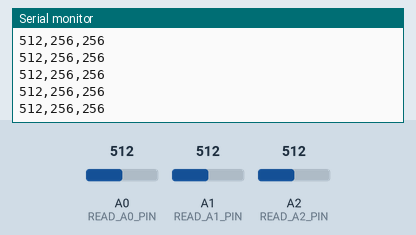
Bench run of a sketch on a simulated ATtiny85, built with avr-gcc and run on an emulated ATtiny85. On the bench: the last lines printed to the serial monitor. Inputs (shaded band) come from the test bench; at power-on: A0 (READ_A0_PIN) = 512, A1 (READ_A1_PIN) = 512, A2 (READ_A2_PIN) = 512.

Above: at 1.2 s.
1.3 s: A0 (READ_A0_PIN) set to 716
At 2.3 s:
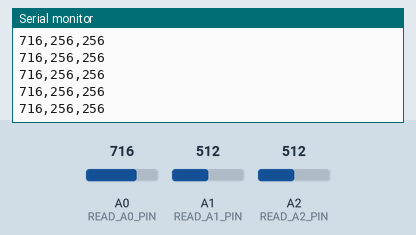
2.8 s: A1 (READ_A1_PIN) set to 716
At 3.3 s:
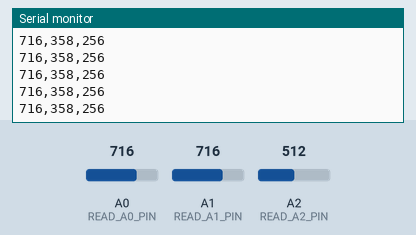
4.3 s: A2 (READ_A2_PIN) set to 716
At 5.4 s:
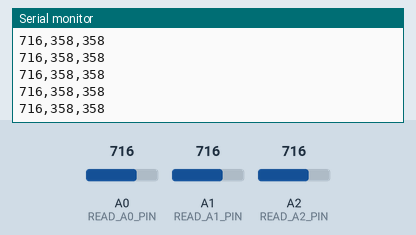
5.8 s: A0 (READ_A0_PIN) set to 900
At 6.5 s:
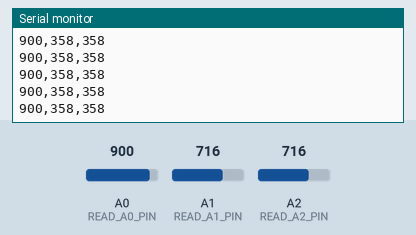
7.3 s: A1 (READ_A1_PIN) set to 900
At 7.8 s:
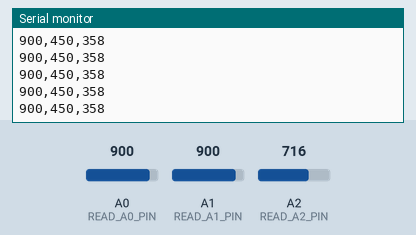
8.8 s: A2 (READ_A2_PIN) set to 900
At 9.6 s:
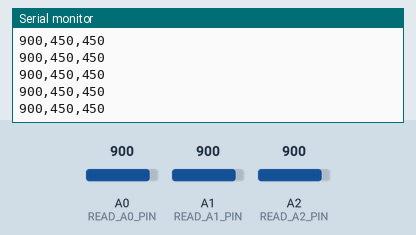
Timing chart, 0 to 11.3 s (numbered marks = the images above; inputs shaded):
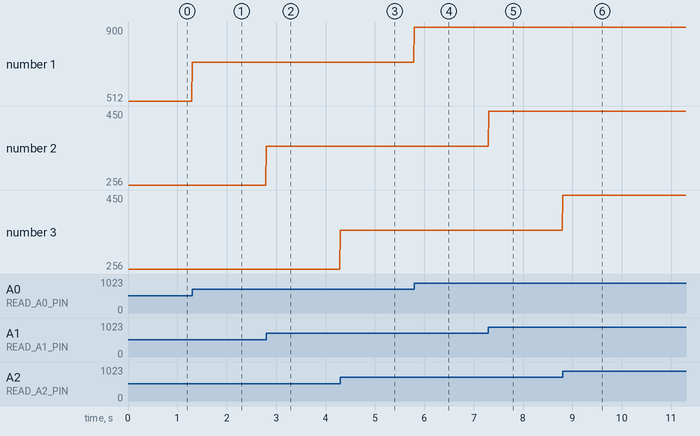

Measured:
- after the input at 1.3 s, the serial monitor: prints a new line at once (image 1)
- after the input at 2.8 s, the serial monitor: prints a new line at once (image 2)
- after the input at 4.3 s, the serial monitor: prints a new line at once (image 3)
- after the input at 5.8 s, the serial monitor: prints a new line at once (image 4)
- after the input at 7.3 s, the serial monitor: prints a new line at once (image 5)
- after the input at 8.8 s, the serial monitor: prints a new line at once (image 6)
- plotted number 1: 512 → 716 after the input at 1.3 s, 716 → 900 after the input at 5.8 s
- plotted number 2: 256 → 358 after the input at 2.8 s, 358 → 450 after the input at 7.3 s

The sketch:

_44_Tachometer_Graph_Generator_Code_03.ino
```cpp
// (licence header left out)
          // ATtiny85 outputs
#include <FlexiTimer2.h>           // use timer for sampling to get even time base for data

const int READ_A0_PIN = A0;
const int READ_A1_PIN = A1;
const int READ_A2_PIN = A2;


int inverted_value = 0;

void setup() {
  Serial.begin(2000000);            // initialize serial communications (to match that used by PlotNValues.pde)
  pinMode(READ_A0_PIN, INPUT);
  pinMode(READ_A1_PIN, INPUT);
  pinMode(READ_A2_PIN, INPUT);

  FlexiTimer2::set(10, sample);
  FlexiTimer2::start();
}

void loop() {
          //wait interruptions
}

          // sample values and pipe to processing
void sample() {
  String result = "";
  Serial.println(result + analogRead(READ_A0_PIN) + "," + analogRead(READ_A1_PIN)/2 + "," + analogRead(READ_A2_PIN)/2);
}
```
